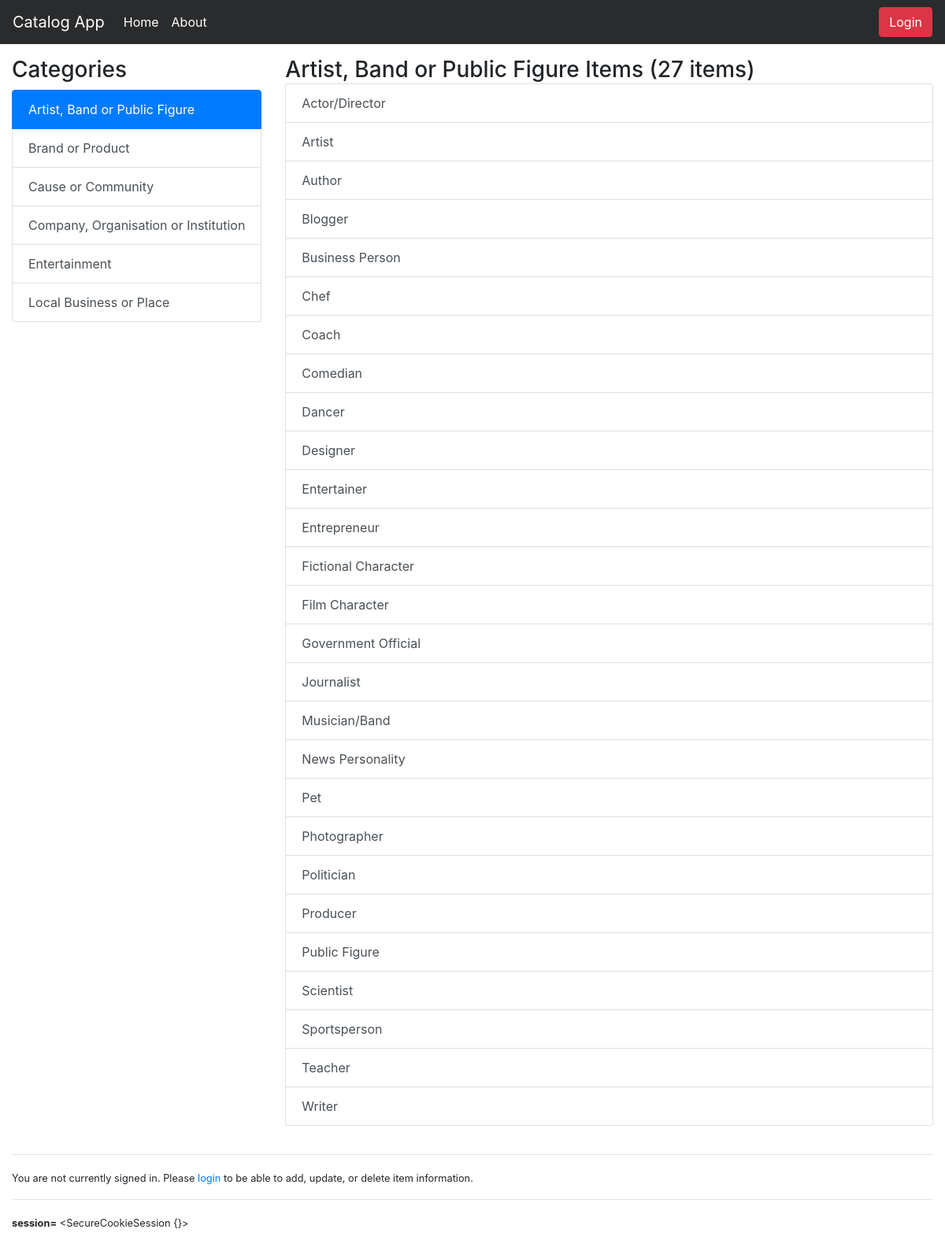
/catalog/Artist, Band or Public Figure/items, run on the app's committed database.
### models.py (models this page shows, shortened)
class Category(Base):
    __tablename__ = "category"
    id = Column(Integer, primary_key = True)
    name = Column(String(80), nullable = False, index = True)
    created_date = Column(DateTime, default = datetime.utcnow, nullable = False)
    updated_date = Column(DateTime, default = datetime.utcnow, onupdate = datetime.utcnow, nullable = False)
    user_id = Column(Integer, ForeignKey("user.id"))
    user = relationship(User)

class Item(Base):
    __tablename__ = "item"
    __table_args__ = (UniqueConstraint('category_id', 'title', name = 'key'),)
    id = Column(Integer, primary_key = True)
    title = Column(String(80), nullable = False)
    description = Column(String(250))
    created_date = Column(DateTime, default = datetime.utcnow)
    updated_date = Column(DateTime, default = datetime.utcnow, onupdate = datetime.utcnow)
    category_id = Column(Integer, ForeignKey("category.id"))
    category = relationship(Category)
    user_id = Column(Integer, ForeignKey("user.id"))
    user = relationship(User)

### application.py (the view)
@app.route("/catalog/<path:category_name>")
@app.route("/catalog/<path:category_name>/items")
def show_items(category_name):
    categories = session.query(Category).order_by(asc(Category.name)).all()
    category = session.query(Category).filter_by(name=category_name).first()
    items = session.query(Item).filter_by(category_id=category.id).all()
    if len(items) < 2:
        title = "{} Item ({} item)"
    else:
        title = "{} Items ({} items)"
    return render_template(
        "categories.html",
        items_title=title.format(category.name, len(items)),
        categories=categories,
        category=category,
        items=items)

### templates/categories.html (shortened to what this page needs)
{% extends "base.html" %}
{% block content %}
  <div class="row" style="margin-top: 12px;">
    <div class="col-auto">
      <h3>Categories</h3>
      {% if categories %}
        <div class="list-group">
          {% for c in categories %}
            <a href="{{url_for('show_items', category_name=c.name)}}"
              class="list-group-item list-group-item-action {% if category and category.name == c.name %}active{% endif %}">{{ c.name }}</a>
          {% endfor %}
        </div>
      {% else %}
        <div class="alert alert-warning" role="alert">
          No Categories Found!
        </div>
      {% endif %}
    </div>
    <div class="col">
      <h3 style="display: inline;">{{ items_title }}</h3>
      {% if items %}
        <div class="list-group">
          {% for i in items %}
            <a href="{{url_for('show_item', category_name=i.category.name, item_title=i.title)}}"
            class="list-group-item list-group-item-action">{{ i.title }}
              {% if not category %}<em class="text-danger">({{ i.category.name }})</em>{% endif %}</a>
          {% endfor %}
        </div>
      {% else %}
        <div class="alert alert-warning" role="alert">
          No Items Found!
        </div>
      {% endif %}
    </div>
  </div>
{% endblock %}

### static/styles.css (style rules this page uses)
.list-group { margin-bottom: 20px; }

### data on the page
Category: name "Artist, Band or Public Figure"
Category: name "Brand or Product"
Category: name "Cause or Community"
Category: name "Company, Organisation or Institution"
Category: name "Entertainment"
Category: name "Local Business or Place"
Item: title "Actor/Director"
Item: title "Artist"
Item: title "Author"
Item: title "Blogger"
Item: title "Business Person"
Item: title "Chef"
Item: title "Coach"
Item: title "Comedian"
Item: title "Dancer"
Item: title "Designer"
Item: title "Entertainer"
Item: title "Entrepreneur"
Item: title "Fictional Character"
Item: title "Film Character"
Item: title "Government Official"
Item: title "Journalist"
Item: title "Musician/Band"
Item: title "News Personality"
Item: title "Pet"
Item: title "Photographer"
Item: title "Politician"
Item: title "Producer"
Item: title "Public Figure"
Item: title "Scientist"
Item: title "Sportsperson"
Item: title "Teacher"
Item: title "Writer"

### other printed values
{{ items_title }} "Artist, Band or Public Figure Items (27 items)"
{{ session }} "<SecureCookieSession {}>"
